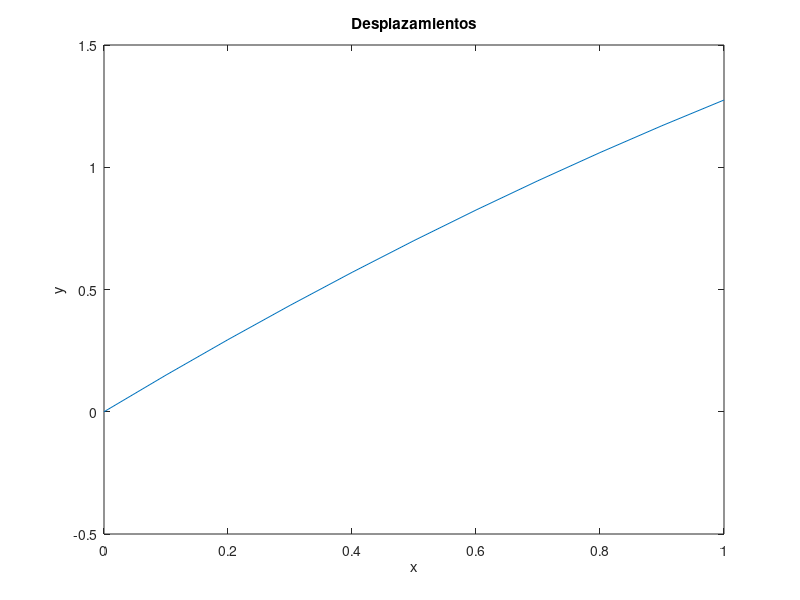

The MATLAB script that drew this image: (Note: this script raises an error after producing the figure.)
L = 1;
Ne = 10;
bx = 1;
t = 1;
D = 1;

x = linspace(0, L, Ne+1);
Nn = length(x);
h = L/Ne;

K = zeros(Nn);
f = zeros(Nn, 1);

Kelem = D*[1/h -1/h; -1/h 1/h];
for i = 1 : Nn - 1
    K(i:i+1,i:i+1) = K(i:i+1,i:i+1) + Kelem;
end

for l = 1 : Nn
    f(l) = f(l) + (h/2) * bx;
end

K(1,:) = zeros(1, Nn);
K(1,1) = 1;
f(1) = 0;

f(Nn) = f(Nn) + t;

u = K \ f;

plot(x,u);
xlabel('x');
ylabel('y');
title('Desplazamientos');

figure;
t = zeros(Nn,1);
t(1) = dot(TT([0,1,2], 1), u(1:3))/h;
coef = TT([-1, 0, 1], 1);
for i = 2 : Nn - 1
    t(i) = dot(coef, u(i-1:i+1))/h;
end
t(Nn) = dot(TT([-2,-1,0], 1), u(Nn-2:Nn))/h;

plot(x,t);
xlabel('x');
ylabel('y');
title('Tensiones');












